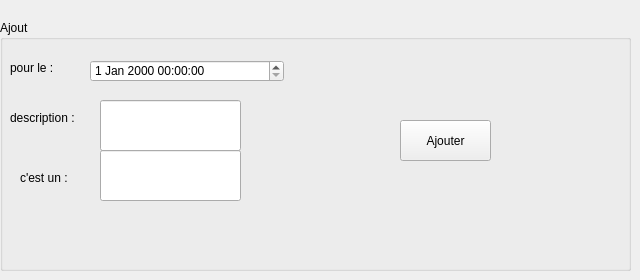
      <widget class="QWidget" name="tab_11">
       <attribute name="title">
        <string>ajouter au planning</string>
       </attribute>
       <widget class="QGroupBox" name="groupBox">
        <property name="geometry">
         <rect>
          <x>0</x>
          <y>20</y>
          <width>631</width>
          <height>251</height>
         </rect>
        </property>
        <property name="styleSheet">
         <string notr="true">background:url(:/back/images.png)</string>
        </property>
        <property name="title">
         <string>Ajout</string>
        </property>
        <widget class="QLabel" name="label_8">
         <property name="geometry">
          <rect>
           <x>20</x>
           <y>150</y>
           <width>55</width>
           <height>16</height>
          </rect>
         </property>
         <property name="text">
          <string>c'est un :</string>
         </property>
        </widget>
        <widget class="QLabel" name="label_9">
         <property name="geometry">
          <rect>
           <x>130</x>
           <y>170</y>
           <width>55</width>
           <height>16</height>
          </rect>
         </property>
         <property name="text">
          <string/>
         </property>
        </widget>
        <widget class="QLineEdit" name="emploi">
         <property name="geometry">
          <rect>
           <x>100</x>
           <y>130</y>
           <width>141</width>
           <height>51</height>
          </rect>
         </property>
        </widget>
        <widget class="QLabel" name="label_10">
         <property name="geometry">
          <rect>
           <x>10</x>
           <y>40</y>
           <width>71</width>
           <height>16</height>
          </rect>
         </property>
         <property name="text">
          <string>pour le :</string>
         </property>
        </widget>
        <widget class="QPushButton" name="ajouter">
         <property name="geometry">
          <rect>
           <x>400</x>
           <y>100</y>
           <width>91</width>
           <height>41</height>
          </rect>
         </property>
         <property name="text">
          <string>Ajouter</string>
         </property>
        </widget>
        <widget class="QDateTimeEdit" name="dateh">
         <property name="geometry">
          <rect>
           <x>90</x>
           <y>40</y>
           <width>194</width>
           <height>22</height>
          </rect>
         </property>
        </widget>
        <widget class="QLabel" name="label_12">
         <property name="geometry">
          <rect>
           <x>10</x>
           <y>90</y>
           <width>71</width>
           <height>16</height>
          </rect>
         </property>
         <property name="text">
          <string>description :</string>
         </property>
        </widget>
        <widget class="QLineEdit" name="rendez_vous">
         <property name="geometry">
          <rect>
           <x>100</x>
           <y>80</y>
           <width>141</width>
           <height>51</height>
          </rect>
         </property>
        </widget>
       </widget>
      </widget>
